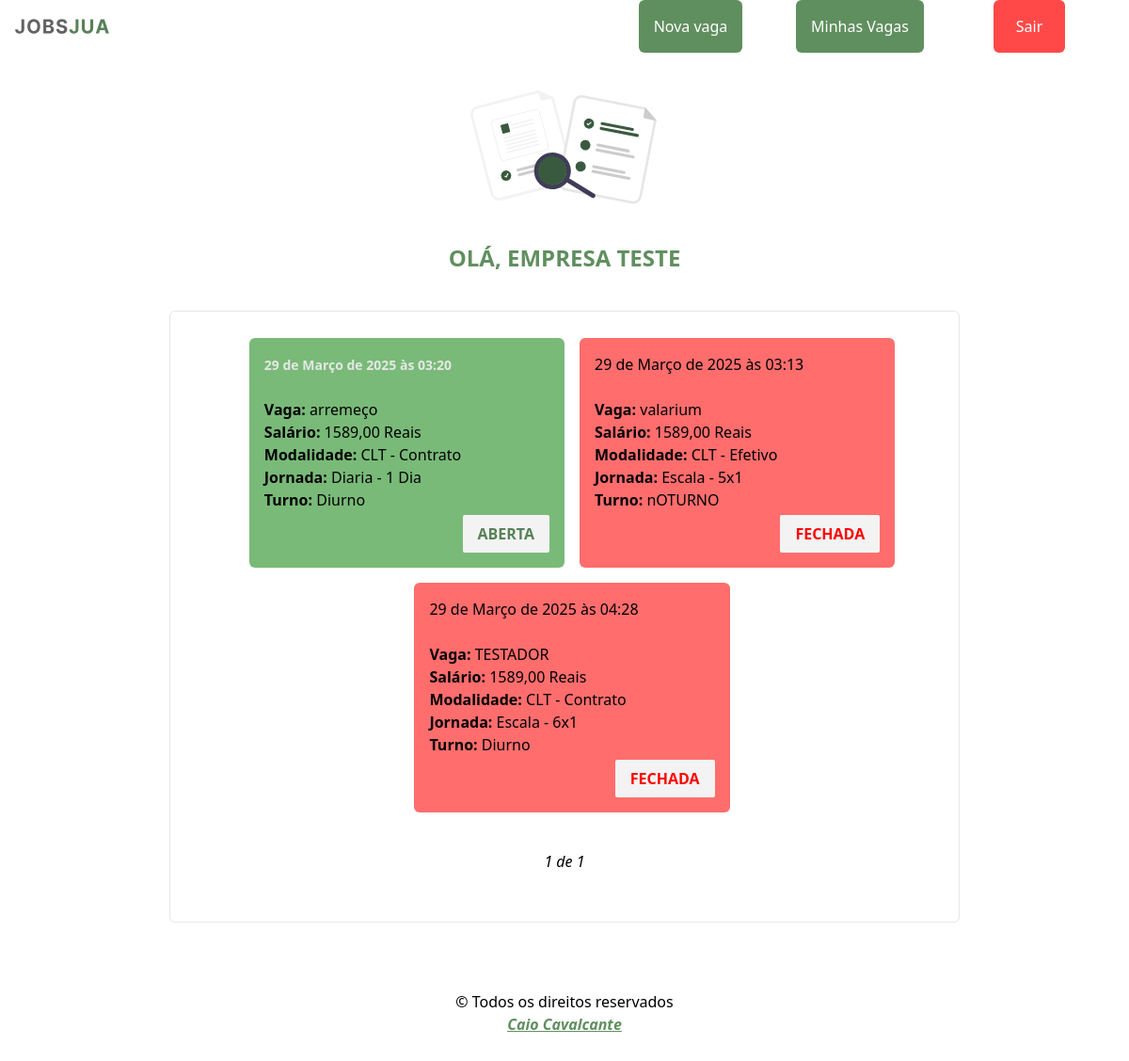
The app's page /auth/platform/ (signed in) with its own data.
### jobs/models.py (models this page shows, shortened)
class Enterprise(AbstractUser):
  HIRING_CHOICES = (
    (True, "Sim"),
    (False, "Não"),
  )
  cnpj = models.CharField(max_length=17, null=False, blank=False,unique=False, verbose_name="CNPJ")
  email = models.EmailField(unique=True, verbose_name="Email")
  sector = models.CharField(max_length=200, verbose_name="Setor")
  phone = models.CharField(max_length=11, blank=False, null=False, verbose_name="Telefone")
  whatsapp = models.CharField(max_length=11, blank=False, null=True, verbose_name="WhatsApp")
  is_hiring = models.BooleanField(choices=HIRING_CHOICES, verbose_name="Está contratando", null=False, default=True)
  USERNAME_FIELD = 'email'
  REQUIRED_FIELDS = [
    'username',
  ]
  class Meta:
    verbose_name_plural = 'Empresas'

class Vacancie(models.Model):
  TYPE_MODALITY = (
    ("CLT - Efetivo",     'CLT - Efetivo'),
    ("CLT - Ferista",     'CLT - Ferista'),
    ("CLT - Contrato",    'CLT - Contrato'),
    ("AVULSO - Diaria",   'AVULSO - Diaria'),
    ("AVULSO - Semanal",  'AVULSO - Semanal'),
    ("AVULSO - Quinzena", 'AVULSO - Quinzena'),
    ("CNPJ - Prestação de serviço",  'CNPJ - Prestação de serviço'),
  )
  TYPE_JOURNEY = (
    ("Escala - 5x1",      'Escala - 5x1'),
    ("Escala - 5x2",      'Escala - 5x2'),
    ("Escala - 6x1",      'Escala - 6x1'),
    ("Escala - 12x36",    'Escala - 12x36'),
    ("Escala - 18x36",    'Escala - 18x36'),
    ("Diaria - 1 Dia",    'Diaria - 1 Dia'),
    ("Diaria - 7 Dias",   'Diaria - 7 Dias'),
    ("Diaria - 15 Dias",  'Diaria - 15 Dias'),
  )
  TYPE_STATE = (
    (True,'Vaga aberta'),
    (False,'Vaga fechada'),
  )
  title = models.CharField(max_length=200, blank=False, null=False, verbose_name="Titulo")
  enterprise = models.ForeignKey(Enterprise,on_delete=models.CASCADE, verbose_name="Empresa")
  email = models.CharField(max_length=200, blank=False, null=False, verbose_name="Email")
  whatsapp = models.CharField(max_length=200, blank=False, null=False, verbose_name="WhatsApp")
  wage = models.FloatField(max_length=200, blank=False, null=False, verbose_name="Salário")
  modality = models.CharField(choices=TYPE_MODALITY, verbose_name="Modalidade", max_length=200)
  weekly_journey = models.CharField(choices=TYPE_JOURNEY, verbose_name="Jornada", max_length=200)
  work_shift = models.CharField(max_length=200, blank=False, null=False, verbose_name="Turno")
  state = models.BooleanField( choices=TYPE_STATE, default=True , verbose_name="Estado",  )
  description = models.TextField(max_length=2000, blank=False, null=False, verbose_name="Descrição")
  create_at = models.DateTimeField(auto_now=True)
  class Meta:
    verbose_name_plural = 'Vagas'

### secret/views.py (the view)
# urls.py: path('platform/', views.platform, name='platform'),
@login_required(login_url='login')
def platform(request):
    enterprise_loggedin = request.user
    company_vacancie = Vacancie.objects.filter(enterprise=enterprise_loggedin).order_by("-id")
    vacancie_paginator = Paginator(company_vacancie, 8)
    page_num = request.GET.get('page')
    page = vacancie_paginator.get_page(page_num)
    context = {
      "company_vacancie": company_vacancie,
      "page": page
    }
    return render(request, template_name='platform.html', context=context)

### secret/templates/platform.html (shortened to what this page needs)
{% extends "jobs/base.html" %}
{% load icons static %}
{% block title-page %}
  <img width="200" height="200" class="mb-10"
  src="{%  static 'svg/search.svg' %}" alt="uma lupa">
  OLÁ, {{ user.username|upper }} <strong class="ml-2">{% icon 'happy' %}</strong>
{% endblock title-page %}
{% block main %}
    {% for item in page %}
      {% if item.state == True %}
        <a href="{% url 'secret_one_vacancie' id=item.id %}"
          class="w-[90%] h-auto bg-myGreen-400  hover:bg-myGreen-500 duration-300  p-4 rounded-md my-2
          md:w-[80%]
          lg:w-[40%] lg:ml-4
        ">
          <strong class="text-sm text-myWhite-200" >{{ item.create_at }}</strong> <br>
          <br>
          <strong>Vaga: </strong>{{ item.title }}<br>
          <strong>Salário: </strong>{{ item.wage|floatformat:2 }} Reais  <br>
          <strong>Modalidade: </strong> {{ item.modality }} <br>
          <strong>Jornada: </strong> {{ item.weekly_journey }} <br>
          <strong>Turno: </strong> {{ item.work_shift }} <br>
          <div class="flex justify-end items-center mt-1">
            <strong class="px-4 py-2 text-myGreen-800 bg-myWhite-100  rounded-sm">ABERTA</strong>
          </div>
        </a>
      {% else %}
        <a href="{% url 'secret_one_vacancie' id=item.id %}"
            class="w-[90%] h-auto bg-myRed-400  hover:bg-myRed-500 duration-300  p-4 rounded-md my-2
            md:w-[80%]
            lg:w-[40%] lg:ml-4
          "
            <strong class="text-sm text-myWhite-200" >{{ item.create_at }}</strong> <br>
            <br>
            <strong>Vaga: </strong>{{ item.title }}<br>
            <strong>Salário: </strong>{{ item.wage|floatformat:2 }} Reais  <br>
            <strong>Modalidade: </strong> {{ item.modality }} <br>
            <strong>Jornada: </strong> {{ item.weekly_journey }} <br>
            <strong>Turno: </strong> {{ item.work_shift }} <br>
            <div class="flex justify-end items-center mt-1">
              <strong class="px-4 py-2 text-myRed-800 bg-myWhite-100  rounded-sm">FECHADA</strong>
            </div>
          </a>
      {% endif %}
    {% endfor %}
    <div class="
      my-4 py-4 w-full flex justify-center items-center radius-sm
      md:px-60
      ld:px-70
    ">
      <h2 class="mx-4 italic">{{page.number}} de {{page.paginator.num_pages}}</h2>
    </div>
{% endblock %}

### records on screen
Enterprise: username "EMPRESA TESTE"
Vacancie: create_at "29 de Março de 2025 às 03:20", title "arremeço", wage "1589,00", modality "CLT - Contrato", weekly_journey "Diaria - 1 Dia", work_shift "Diurno"
Vacancie: create_at "29 de Março de 2025 às 03:13", title "valarium", wage "1589,00", modality "CLT - Efetivo", weekly_journey "Escala - 5x1", work_shift "nOTURNO"
Vacancie: create_at "29 de Março de 2025 às 04:28", title "TESTADOR", wage "1589,00", modality "CLT - Contrato", weekly_journey "Escala - 6x1", work_shift "Diurno"

### other values on screen
{{ page.number }} "1"
{{ page.paginator.num_pages }} "1"
